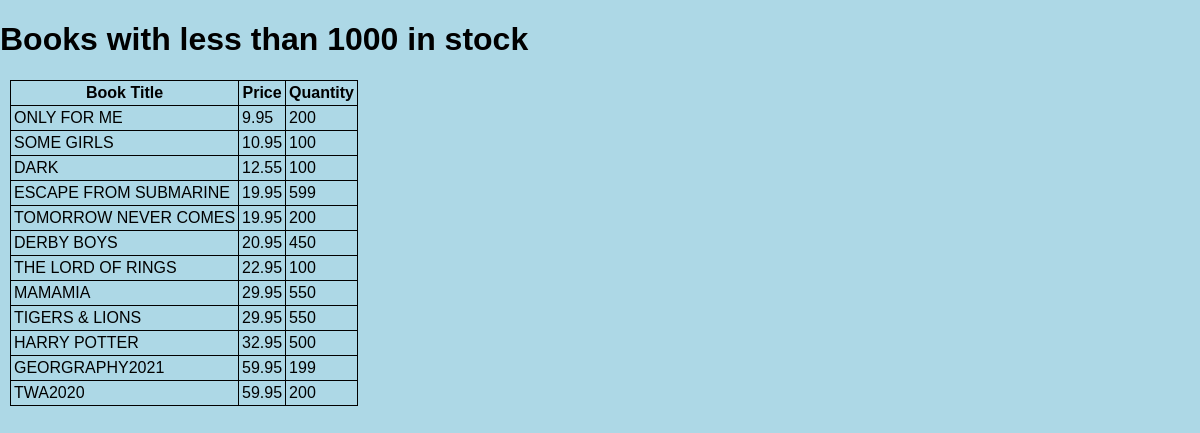
The app's page /exercise3.php with its own data.
### tables this page shows
CREATE TABLE BOOK (
bookID CHAR(6) NOT NULL PRIMARY KEY,
booktitle CHAR(30),
ISBN CHAR(30),
price DECIMAL(8,2),
genre CHAR(15),
edition INT(2),
lang CHAR(15),
quantity INT(4),
publishID CHAR(7),
foreign key (publishID) references publisher(publishID)
);

### exercise3.php (the view, shortened to what this page needs)
<!DOCTYPE html>
<html lang="en">
<head>
    <link rel="stylesheet" href="styles.css">
</head>
<body>
    <?php
    include('dbconn.php');
    $sql = "select booktitle,price,quantity from book where quantity < 1000 order by price;";
    $recordSet = $dbConn->query($sql);
    if (!$recordSet->num_rows){
        echo "No records math the language criteria";
    } else {
    ?>
        <h1>Books with less than 1000 in stock</h1>
        <table>
            <tr>
                <th>Book Title</th>
                <th>Price</th>
                <th>Quantity</th>
            </tr>
            <?php
            while ($row = $recordSet->fetch_assoc()) { ?>
                <tr>
                    <td>
                        <?php echo $row["booktitle"] ?>
                    </td>
                    <td>
                        <?php echo $row["price"] ?>
                    </td>
                    <td>
                        <?php echo $row["quantity"] ?>
                    </td>
                </tr>
            <?php
            }
            ?>
        </table>
    <?php
    }
    ?>
</body>
</html>

### styles.css (style rules this page uses)
body { margin:0; padding:0; font-family: Arial; font-size:1em; background-color:lightblue; }
table { border-collapse: collapse; margin:10px; }
table, th, td { border: black solid 1px; padding:3px; }

### records on screen
book: booktitle "ONLY FOR ME", price "9.95", quantity "200"
book: booktitle "SOME GIRLS", price "10.95", quantity "100"
book: booktitle "DARK", price "12.55", quantity "100"
book: booktitle "ESCAPE FROM SUBMARINE", price "19.95", quantity "599"
book: booktitle "TOMORROW NEVER COMES", price "19.95", quantity "200"
book: booktitle "DERBY BOYS", price "20.95", quantity "450"
book: booktitle "THE LORD OF RINGS", price "22.95", quantity "100"
book: booktitle "MAMAMIA", price "29.95", quantity "550"
book: booktitle "TIGERS & LIONS", price "29.95", quantity "550"
book: booktitle "HARRY POTTER", price "32.95", quantity "500"
book: booktitle "GEORGRAPHY2021", price "59.95", quantity "199"
book: booktitle "TWA2020", price "59.95", quantity "200"
